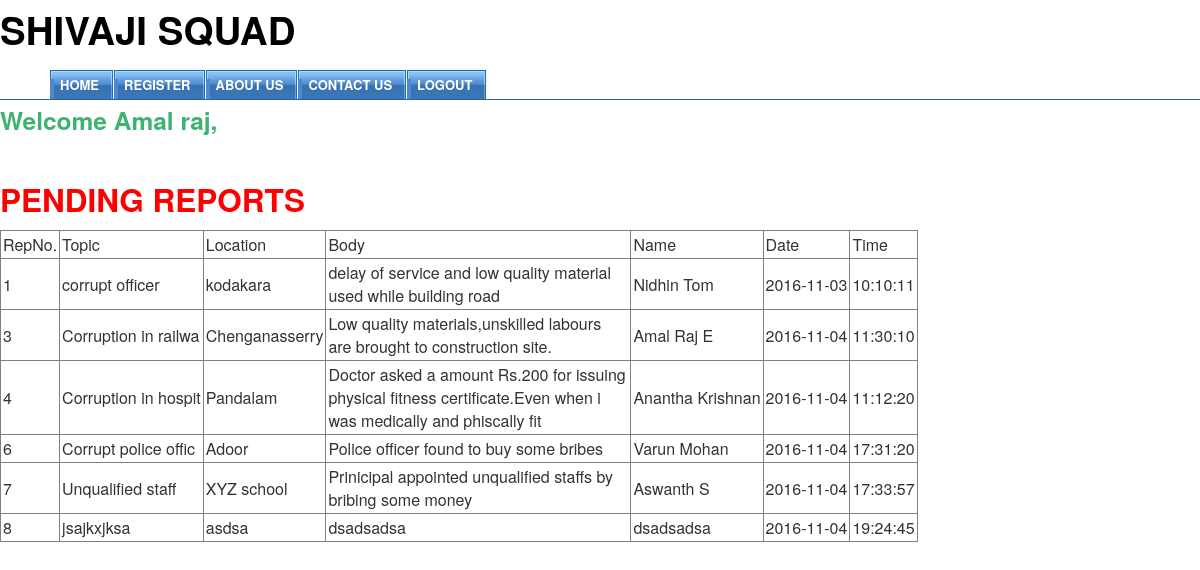
The app's page /shivajisquad.php (signed in) with its own data.
### tables this page shows
CREATE TABLE IF NOT EXISTS `report` (
  `repno` int(5) NOT NULL AUTO_INCREMENT,
  `topic` varchar(30) NOT NULL,
  `location` varchar(15) NOT NULL,
  `body` text NOT NULL,
  `name` varchar(20) NOT NULL,
  `contact` bigint(15) NOT NULL,
  `date` date NOT NULL,
  `time` time NOT NULL,
  `status` varchar(15) NOT NULL,
  PRIMARY KEY (`repno`)
);

### shivajisquad.php (the view, shortened to what this page needs)
<?php require 'connections/connect.php';?>
<head>
<link href="css/Master.css" rel="stylesheet" type="text/css" />
 <link href="css/Menu.css" rel="stylesheet" type="text/css" />
    <link href="css/bootstrap.css" rel="stylesheet" type="text/css"/>
</head>
<body>
     <h1>SHIVAJI SQUAD</h1>
<div id="tabs">
  <ul>
    <li><a href="#"><span>HOME</span></a></li>
    <li><a href="#"><span>REGISTER</span></a></li>
    <li><a href="#"><span>ABOUT US</span></a></li>
    <li><a href="#"><span>CONTACT US</span></a></li>
      <li><a href="logout.php"><span>LOGOUT</span></a></li>
     </ul>
    </div>
<h3>Welcome
   <?php echo $_SESSION["name"];	?>,</h3>
<div><h2> PENDING REPORTS </h2>
  <?php
      $stmt = $con->query("SELECT * FROM report where status='PENDING' ");
echo "<table border='1' cellpadding='2'";
echo "<tr><td>RepNo.</td><td>Topic</td><td>Location</td><td>Body</td><td>Name</td><td>Date</td><td>Time</td>";
while ($row = $stmt->fetch_array()) {
    $name = $row['name'];
     $body = $row['body'];
    $topic = $row['topic'];
    $date = $row['date'];
    $time = $row['time'];
    $repno=$row['repno'];
    $location=$row['location'];
        echo "<tr>";
        echo "<td>".$repno."</td>";
         echo "<td>".$topic."</td>";
         echo "<td>".$location."</td>";
        echo "<td style='width: 300px;'>".$body."</td>";
         echo "<td>".$name."</td>";
        echo "<td>".$date."</td>";
         echo "<td>".$time."</td>";
      echo "</tr>";
}
    ?></div>

### css/Master.css (style rules this page uses)
body { margin: 0px; padding: 0px; }

### css/Menu.css (style rules this page uses)
body { font: bold 11px/1.5em Verdana; }
h1 { font-family: Verdana, Arial, Helvetica, sans-serif; font-size: 10px; font-weight: bold; margin: 0; padding: 0; text-align: left; color: #0A41F0; }
#tabs { float:left; width:100%; font-size:93%; border-bottom:1px solid #2763A5; line-height:normal; }
#tabs ul { margin:0; padding:10px 10px 0 50px; list-style:none; }
#tabs li { display:inline; margin:0; padding:0; }
#tabs a { float:left; background:url("tableft.gif") no-repeat left top; margin:0; padding:0 0 0 4px; text-decoration:none; }
#tabs a span { float:left; display:block; background:url("tabright.gif") no-repeat right top; padding:5px 15px 4px 6px; color:#FFF; }
#tabs a span { float:none; }

### records on screen
report: repno "1", topic "corrupt officer", location "kodakara", body "delay of service and low quality material used while building road", name "Nidhin Tom", date "2016-11-03", time "10:10:11"
report: repno "3", topic "Corruption in railwa", location "Chenganasserry", body "Low quality materials,unskilled labours are brought to construction site.", name "Amal Raj E", date "2016-11-04", time "11:30:10"
report: repno "4", topic "Corruption in hospit", location "Pandalam", body "Doctor asked a amount Rs.200 for issuing physical fitness certificate.Even when i was medically and phiscally fit", name "Anantha Krishnan", date "2016-11-04", time "11:12:20"
report: repno "6", topic "Corrupt police offic", location "Adoor", body "Police officer found to buy some bribes", name "Varun Mohan", date "2016-11-04", time "17:31:20"
report: repno "7", topic "Unqualified staff", location "XYZ school", body "Prinicipal appointed unqualified staffs by bribing some money", name "Aswanth S", date "2016-11-04", time "17:33:57"
report: repno "8", topic "jsajkxjksa", location "asdsa", body "dsadsadsa", name "dsadsadsa", date "2016-11-04", time "19:24:45"

### other values on screen
$_SESSION["name"] "Amal raj"
